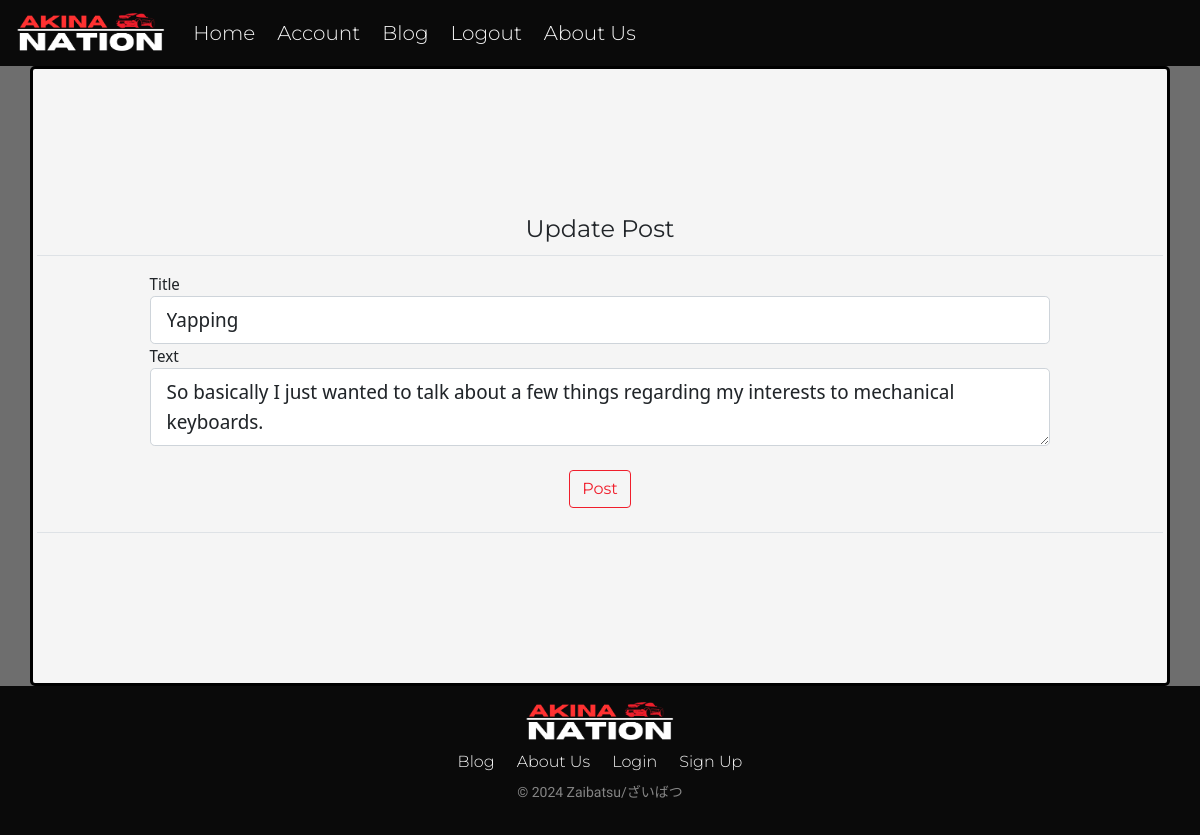
Screenshot of /update-post/4 (signed in) with the database file from the repository.
### website/models.py (models this page shows)
class Post(db.Model):
    id = db.Column(db.Integer, primary_key=True)
    title = db.Column(db.String(100), nullable=False)
    text = db.Column(db.Text, nullable=False)
    date_created = db.Column(db.DateTime(timezone=True), default=func.now())
    author = db.Column(db.Integer, db.ForeignKey('user.id', ondelete="CASCADE"), nullable=False)
    comments= db.relationship('Comment', backref='post', passive_deletes=True)

### website/views.py (the view)
@views.route("/update-post/<id>", methods=['GET','POST'])
@login_required
def update_post(id):
    post = Post.query.filter_by(id=id).first()
    if post.author != current_user.id:
        abort(403)
    form = PostForm()
    if form.validate_on_submit():
        post.title = form.title.data
        post.text = form.text.data
        db.session.commit()
        flash('Your post has been updated!', category='success')
        page = request.args.get('page', 1, type=int)
        posts = Post.query.order_by(Post.date_created.desc()).paginate(page=page, per_page=4)
        return render_template("blog.html", user=current_user, posts=posts)
    elif request.method == 'GET':
        form.title.data = post.title
        form.text.data = post.text
        image_file = url_for('static', filename='profile_pics/' + current_user.image_file)
    return render_template("update_post.html", form=form, user=current_user, post=post, image_file=image_file)

### website/forms.py
class PostForm(FlaskForm):
    title = StringField('Title', validators=[DataRequired(), Length(max=50)])
    text = TextAreaField('Text', validators=[DataRequired(), Length(max=1500)])
    submit = SubmitField('Post')

### website/__init__.py (called while the page is built)
def create_app():
    app = Flask(__name__, static_folder='static')
    app.config['SECRET_KEY'] = "lNJrn@]@neV]O.h"
    app.config['SQLALCHEMY_DATABASE_URI'] = f'sqlite:///{DB_NAME}'
    db.init_app(app)
    from .views import views
    from .auth import auth
    app.register_blueprint(views, url_prefix="/")
    app.register_blueprint(auth, url_prefix="/")
    from .models import User, Post, Comment
    with app.app_context():
        db.create_all()
    login_manager = LoginManager()
    login_manager.login_view = "auth.login"
    login_manager.init_app(app)
    @login_manager.user_loader
    def load_user(id):
        return User.query.get(int(id))
    return app

### website/templates/update_post.html (shortened to what this page needs)
{% extends "template.html" %}{% block title %}Update Post{% endblock %}
{% block content %}
<div class="content-section">
    <form method="POST" action="">
        <fieldset class="form-group">
            <legend class="border-bottom mb-3 pb-2 legend-title text-center">Update Post</legend>
            <div class="form-input">
                {{ form.title.label(class="form-control-label")}}
                {% if form.title.errors %}
                    {{ form.title(class="form-control form-control-lg is-invalid") }}
                    <div class="invalid-feedback">
                        {% for error in form.title.errors %}
                            <span>{{ error }}</span>
                        {% endfor %}
                    </div>
                {% else %}
                    {{ form.title(class="form-control form-control-lg") }}
            {% endif %}
        	</div>
			<div class="form-input">
                {{ form.text.label(class="form-control-label")}}
                {% if form.text.errors %}
                    {{ form.text(class="form-control form-control-lg is-invalid") }}
                    <div class="invalid-feedback">
                        {% for error in form.text.errors %}
                            <span>{{ error }}</span>
                        {% endfor %}
                    </div>
                {% else %}
                    {{ form.text(class="form-control form-control-lg") }}
            {% endif %}
            </div>
		</fieldset>
		<div class="form-group" align="center">
			{{ form.submit(class="btn btn-outline-info") }}
        </div>
        <div class="border-top pt-2"></div>
	</form>
</div>
{% endblock %}

### website/static/styles.css (style rules this page uses)
.legend-title { font-family: "Montserrat"; }
body { min-height: 100vh; background-color: #6e6e6e; }
.btn-outline-info { color:#f01e2c; border-color:#f01e2c; font-family: 'Montserrat'; }
.form-input { display: block; margin-left: auto; margin-right: auto; width: 80%; }
.form-control-label { font-family: 'Noto Sans Display'; }
.form-control-lg { font-family: 'Noto Sans Display'; }
.form-control { font-family: 'Noto Sans Display'; }

### rows the page displays
Post: title "Yapping", text "So basically I just wanted to talk about a few things regarding my interests to mechanical keyboards."
